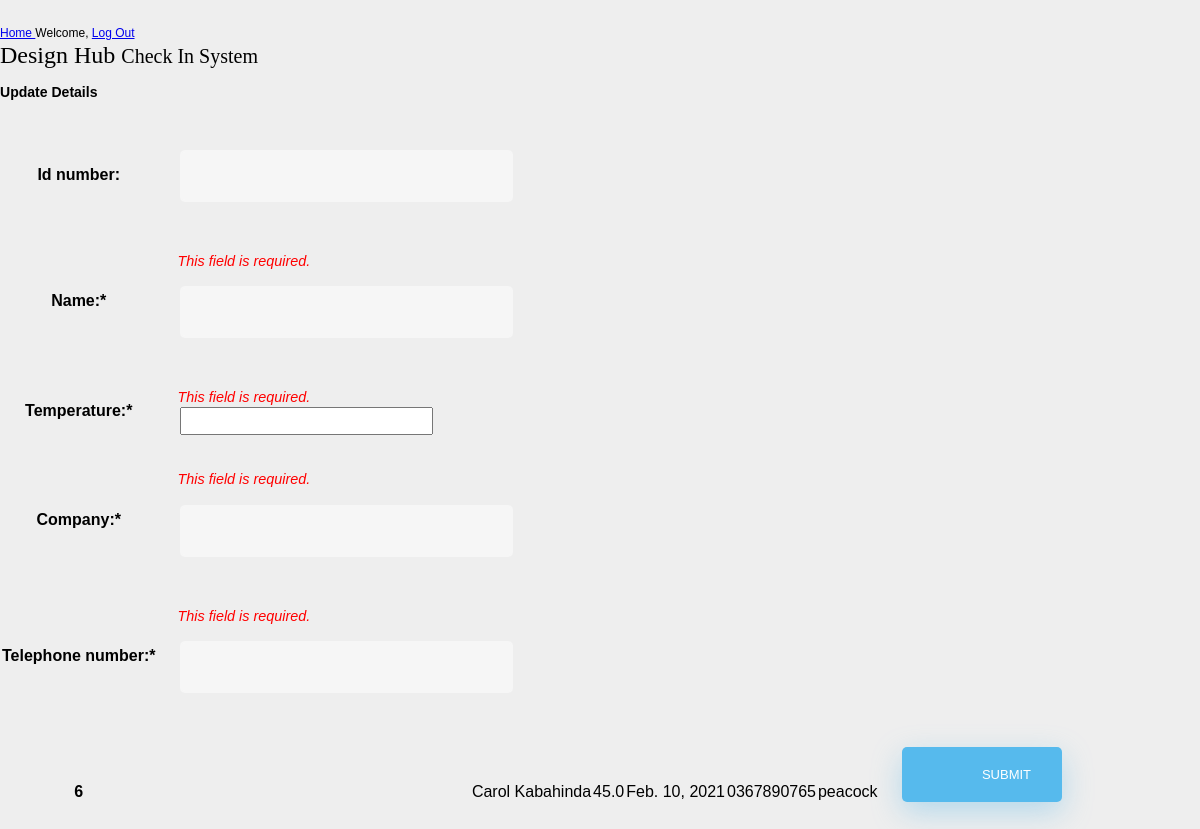
The app's page /update/6 with its own data.
### design_hub_app/models.py (models this page shows, shortened)
class Guest(models.Model):
    id_number = models.CharField(max_length=12, blank=True)
    name = models.CharField(max_length=55)
    temperature = models.DecimalField(max_digits=3,decimal_places=1)
    company = models.CharField(max_length=95)
    telephone_number = models.CharField(max_length=15)
    date = models.DateField(auto_now_add=True)

### design_hub_app/views.py (the view)
# urls.py: path('update/<int:id>', views.update),
def update(request, id):
    guest = Guest.objects.get(id=id)
    form = GuestForm(request.POST, instance = guest)
    if form.is_valid():
        form.save()
        return redirect("/home")
    return render(request, 'design_hub_app/edit.html', {'guest': guest, 'form': form})

### design_hub_app/models.py
class GuestForm(ModelForm):
    required_css_class = 'required'
    class Meta:
        model = Guest
        exclude = ['id']

### design_hub_app/templates/design_hub_app/edit.html (shortened to what this page needs)
<!DOCTYPE html>
<html lang="en">
<head>
    {% load static %}
    <link rel="stylesheet" href="{% static 'css/style.css' %}"/>
</head>
<body class="mx-n3">
  <nav class="d-flex justify-content-end align-items-center flex-row flex-nowrap">
      <span class="mr-auto pl-5 lead">
          <a class="" href="{% url 'homepage' %}">Home </a></span>
      <span class="pr-3"> Welcome, {{ user.username }}</span>
      <span class="py-3 mr-3">
          <a class="nav-link border rounded" href="{% url 'logout' %}">Log Out
          </a>
      </span>
  </nav>
  <main class="mb-5 mx-3">
      <h1 class="text-bold jumbotron mx-n2">
          Design Hub
          <small class="lead">Check In System</small>
      </h1>
      {% if submitted %}
      <section class="px-3 py-4">
          <p class="success lead">
              submitted
          </p>
      </section>
      {% else %}
      <section class="mx-3 pl-4">
          <h3 class="py-3">Update Details </h3>
          <form action="/update/{{guest.id}}" method="POST" class="post">
              <table class="">
                  {{ form.as_table }}
                  <tr>
                      <th class="px-n2">{{ guest.id }}</th>
                        <th>{{ guest.id_number }}</th>
                        <td>{{ guest.name }}</td>
                        <td>{{ guest.temperature }}</td>
                        <td>{{ guest.date }}</td>
                        <td>{{ guest.telephone_number }}</td>
                        <td>{{ guest.company }}</td>
                      <td><input type="submit" class="mt-2 btn bg-primary text-white" value="Submit"></td>
                  </tr>
              </table>
          </form>
      </section>
      {% endif %}
  </main>
</body>
</html>

### design_hub_app/static/css/style.css (style rules this page uses)
body { font:12px/1.4 Verdana,Arial; background:#eee; height:100%; margin:25px 0; padding:0 }
h1 { font:24px Georgia,Verdana; margin:0 }
ul { margin:0; padding-left:20px }
tbody>tr>* { margin: .78rem .5rem !important; padding: 1rem 0rem !important; }
label { font-weight: 600; }
input:not([submit]) { margin-left: 1.4rem !important; padding: 0.3rem; width: 240px; }
input[type=submit] { width: 45%; }
.required label:after { content: "*"; }
.errorlist { list-style-type: none; font-style: italic; font-size: 0.9rem; color: red; }
input[type=button], input[type=submit], input[type=reset] { background-color: #56baed; border: none; color: white; padding: 20px 80px; text-align: center; text-decoration: none; display: inline-block; text-transform: uppercase; font-size: 13px; -webkit-box-shadow: 0 10px 30px 0 rgba(95, 186, 233, 0.4); box-shadow: 0 10px 30px 0 rgba(95, 186, 233, 0.4); -webkit-border-radius: 5px 5px 5px 5px; border-radius: 5px 5px 5px 5px; margin: 5px 20px 40px 20px; -webkit-transition: all 0.3s ease-in-out; -moz-transition: all 0.3s ease-in-out; -ms-transition: all 0.3s ease-in-out; -o-transition: all 0.3s ease-in-out; transition: all 0.3s ease-in-out; }
input[type=text], input[type=password] { background-color: #f6f6f6; border: none; color: #0d0d0d; padding: 15px 32px; text-align: center; text-decoration: none; display: inline-block; font-size: 16px; margin: 15px; width: 85%; border: 2px solid #f6f6f6; -webkit-transition: all 0.5s ease-in-out; -moz-transition: all 0.5s ease-in-out; -ms-transition: all 0.5s ease-in-out; -o-transition: all 0.5s ease-in-out; transition: all 0.5s ease-in-out; -webkit-border-radius: 5px 5px 5px 5px; border-radius: 5px 5px 5px 5px; }
input[type=text]:placeholder, input[type=password]:placeholder { color: #cccccc; }

### records on screen
Guest: id "6", name "Carol Kabahinda", temperature "45.0", date "Feb. 10, 2021", telephone_number "0367890765", company "peacock"
